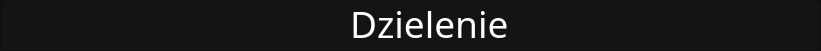
     <widget class="QFrame" name="frame_7">
      <property name="geometry">
       <rect>
        <x>-1</x>
        <y>241</y>
        <width>821</width>
        <height>51</height>
       </rect>
      </property>
      <property name="styleSheet">
       <string notr="true">background-color: rgb(20,20,20);</string>
      </property>
      <property name="frameShape">
       <enum>QFrame::StyledPanel</enum>
      </property>
      <property name="frameShadow">
       <enum>QFrame::Raised</enum>
      </property>
      <widget class="QLabel" name="label_9">
       <property name="geometry">
        <rect>
         <x>350</x>
         <y>-2</y>
         <width>231</width>
         <height>51</height>
        </rect>
       </property>
       <property name="font">
        <font>
         <family>Athiti</family>
         <pointsize>28</pointsize>
        </font>
       </property>
       <property name="styleSheet">
        <string notr="true">color: rgb(255,255,255);</string>
       </property>
       <property name="text">
        <string>Dzielenie</string>
       </property>
      </widget>
      <widget class="QFrame" name="frame_8">
       <property name="geometry">
        <rect>
         <x>0</x>
         <y>260</y>
         <width>641</width>
         <height>51</height>
        </rect>
       </property>
       <property name="styleSheet">
        <string notr="true">background-color: rgb(102,102,102);</string>
       </property>
       <property name="frameShape">
        <enum>QFrame::StyledPanel</enum>
       </property>
       <property name="frameShadow">
        <enum>QFrame::Raised</enum>
       </property>
       <widget class="QLabel" name="label_10">
        <property name="geometry">
         <rect>
          <x>225</x>
          <y>-2</y>
          <width>201</width>
          <height>51</height>
         </rect>
        </property>
        <property name="font">
         <font>
          <family>Athiti</family>
          <pointsize>28</pointsize>
         </font>
        </property>
        <property name="styleSheet">
         <string notr="true">color: rgb(255,255,255);</string>
        </property>
        <property name="text">
         <string>Dodawanie</string>
        </property>
       </widget>
      </widget>
      <widget class="QWidget" name="layoutWidget_13">
       <property name="geometry">
        <rect>
         <x>178</x>
         <y>150</y>
         <width>171</width>
         <height>31</height>
        </rect>
       </property>
       <layout class="QHBoxLayout" name="horizontalLayout_16">
        <item>
         <widget class="QLabel" name="label_240">
          <property name="styleSheet">
           <string notr="true">background-color: rgb(224,224,224);</string>
          </property>
          <property name="text">
           <string/>
          </property>
         </widget>
        </item>
        <item>
         <widget class="QLabel" name="label_241">
          <property name="styleSheet">
           <string notr="true">background-color: rgb(224,224,224);</string>
          </property>
          <property name="text">
           <string/>
          </property>
         </widget>
        </item>
        <item>
         <widget class="QLabel" name="label_242">
          <property name="styleSheet">
           <string notr="true">background-color: rgb(224,224,224);</string>
          </property>
          <property name="text">
           <string/>
          </property>
         </widget>
        </item>
        <item>
         <widget class="QLabel" name="label_243">
          <property name="styleSheet">
           <string notr="true">background-color: rgb(224,224,224);</string>
          </property>
          <property name="text">
           <string/>
          </property>
         </widget>
        </item>
        <item>
         <widget class="QLabel" name="label_244">
          <property name="styleSheet">
           <string notr="true">background-color: rgb(224,224,224);</string>
          </property>
          <property name="text">
           <string/>
          </property>
         </widget>
        </item>
        <item>
         <widget class="QLabel" name="label_245">
          <property name="styleSheet">
           <string notr="true">background-color: rgb(224,224,224);</string>
          </property>
          <property name="text">
           <string/>
          </property>
         </widget>
        </item>
        <item>
         <widget class="QLabel" name="label_246">
          <property name="styleSheet">
           <string notr="true">background-color: rgb(224,224,224);</string>
          </property>
          <property name="text">
           <string/>
          </property>
         </widget>
        </item>
        <item>
         <widget class="QLabel" name="label_251">
          <property name="styleSheet">
           <string notr="true">background-color: rgb(224,224,224);</string>
          </property>
          <property name="text">
           <string/>
          </property>
         </widget>
        </item>
       </layout>
      </widget>
      <widget class="QLabel" name="label_252">
       <property name="geometry">
        <rect>
         <x>41</x>
         <y>150</y>
         <width>71</width>
         <height>31</height>
        </rect>
       </property>
       <property name="font">
        <font>
         <family>Athiti</family>
         <pointsize>12</pointsize>
        </font>
       </property>
       <property name="text">
        <string>Składnik 1:</string>
       </property>
      </widget>
      <widget class="QWidget" name="layoutWidget_14">
       <property name="geometry">
        <rect>
         <x>390</x>
         <y>200</y>
         <width>501</width>
         <height>31</height>
        </rect>
       </property>
       <layout class="QHBoxLayout" name="horizontalLayout_17">
        <property name="rightMargin">
         <number>0</number>
        </property>
        <item>
         <widget class="QLabel" name="label_253">
          <property name="styleSheet">
           <string notr="true">background-color: rgb(224,224,224);</string>
          </property>
          <property name="text">
           <string/>
          </property>
         </widget>
        </item>
        <item>
         <widget class="QLabel" name="label_254">
          <property name="styleSheet">
           <string notr="true">background-color: rgb(224,224,224);</string>
          </property>
          <property name="text">
           <string/>
          </property>
         </widget>
        </item>
        <item>
         <widget class="QLabel" name="label_255">
          <property name="styleSheet">
           <string notr="true">background-color: rgb(224,224,224);</string>
          </property>
          <property name="text">
           <string/>
          </property>
         </widget>
        </item>
        <item>
         <widget class="QLabel" name="label_256">
          <property name="styleSheet">
           <string notr="true">background-color: rgb(224,224,224);</string>
          </property>
          <property name="text">
           <string/>
          </property>
         </widget>
        </item>
        <item>
         <widget class="QLabel" name="label_257">
          <property name="styleSheet">
           <string notr="true">background-color: rgb(224,224,224);</string>
          </property>
          <property name="text">
           <string/>
          </property>
         </widget>
        </item>
        <item>
         <widget class="QLabel" name="label_258">
          <property name="styleSheet">
           <string notr="true">background-color: rgb(224,224,224);</string>
          </property>
          <property name="text">
           <string/>
          </property>
         </widget>
        </item>
        <item>
         <widget class="QLabel" name="label_259">
          <property name="styleSheet">
           <string notr="true">background-color: rgb(224,224,224);</string>
          </property>
          <property name="text">
           <string/>
          </property>
         </widget>
        </item>
        <item>
         <widget class="QLabel" name="label_260">
          <property name="styleSheet">
           <string notr="true">background-color: rgb(224,224,224);</string>
          </property>
          <property name="text">
           <string/>
          </property>
         </widget>
        </item>
        <item>
         <widget class="QLabel" name="label_261">
          <property name="styleSheet">
           <string notr="true">background-color: rgb(224,224,224);</string>
          </property>
          <property name="text">
           <string/>
          </property>
         </widget>
        </item>
        <item>
         <widget class="QLabel" name="label_262">
          <property name="styleSheet">
           <string notr="true">background-color: rgb(224,224,224);</string>
          </property>
          <property name="text">
           <string/>
          </property>
         </widget>
        </item>
        <item>
         <widget class="QLabel" name="label_263">
          <property name="styleSheet">
           <string notr="true">background-color: rgb(224,224,224);</string>
          </property>
          <property name="text">
           <string/>
          </property>
         </widget>
        </item>
        <item>
         <widget class="QLabel" name="label_264">
          <property name="styleSheet">
           <string notr="true">background-color: rgb(224,224,224);</string>
          </property>
          <property name="text">
           <string/>
          </property>
         </widget>
        </item>
        <item>
         <widget class="QLabel" name="label_265">
          <property name="styleSheet">
           <string notr="true">background-color: rgb(224,224,224);</string>
          </property>
          <property name="text">
           <string/>
          </property>
         </widget>
        </item>
        <item>
         <widget class="QLabel" name="label_266">
          <property name="styleSheet">
           <string notr="true">background-color: rgb(224,224,224);</string>
          </property>
          <property name="text">
           <string/>
          </property>
         </widget>
        </item>
        <item>
         <widget class="QLabel" name="label_267">
          <property name="styleSheet">
           <string notr="true">background-color: rgb(224,224,224);</string>
          </property>
          <property name="text">
           <string/>
          </property>
         </widget>
        </item>
        <item>
         <widget class="QLabel" name="label_268">
          <property name="styleSheet">
           <string notr="true">background-color: rgb(224,224,224);</string>
          </property>
          <property name="text">
           <string/>
          </property>
         </widget>
        </item>
        <item>
         <widget class="QLabel" name="label_269">
          <property name="styleSheet">
           <string notr="true">background-color: rgb(224,224,224);</string>
          </property>
          <property name="text">
           <string/>
          </property>
         </widget>
        </item>
        <item>
         <widget class="QLabel" name="label_270">
          <property name="styleSheet">
           <string notr="true">background-color: rgb(224,224,224);</string>
          </property>
          <property name="text">
           <string/>
          </property>
         </widget>
        </item>
        <item>
         <widget class="QLabel" name="label_271">
          <property name="styleSheet">
           <string notr="true">background-color: rgb(224,224,224);</string>
          </property>
          <property name="text">
           <string/>
          </property>
         </widget>
        </item>
        <item>
         <widget class="QLabel" name="label_272">
          <property name="styleSheet">
           <string notr="true">background-color: rgb(224,224,224);</string>
          </property>
          <property name="text">
           <string/>
          </property>
         </widget>
        </item>
        <item>
         <widget class="QLabel" name="label_273">
          <property name="styleSheet">
           <string notr="true">background-color: rgb(224,224,224);</string>
          </property>
          <property name="text">
           <string/>
          </property>
         </widget>
        </item>
        <item>
         <widget class="QLabel" name="label_274">
          <property name="styleSheet">
           <string notr="true">background-color: rgb(224,224,224);</string>
          </property>
          <property name="text">
           <string/>
          </property>
         </widget>
        </item>
        <item>
         <widget class="QLabel" name="label_275">
          <property name="styleSheet">
           <string notr="true">background-color: rgb(224,224,224);</string>
          </property>
          <property name="text">
           <string/>
          </property>
         </widget>
        </item>
       </layout>
      </widget>
      <widget class="QLabel" name="label_276">
       <property name="geometry">
        <rect>
         <x>133</x>
         <y>200</y>
         <width>16</width>
         <height>29</height>
        </rect>
       </property>
       <property name="styleSheet">
        <string notr="true">background-color: rgb(224,224,224);</string>
       </property>
       <property name="text">
        <string/>
       </property>
      </widget>
      <widget class="QLabel" name="label_277">
       <property name="geometry">
        <rect>
         <x>133</x>
         <y>150</y>
         <width>16</width>
         <height>29</height>
        </rect>
       </property>
       <property name="styleSheet">
        <string notr="true">background-color: rgb(224,224,224);</string>
       </property>
       <property name="text">
        <string/>
       </property>
      </widget>
      <widget class="QLabel" name="label_278">
       <property name="geometry">
        <rect>
         <x>41</x>
         <y>200</y>
         <width>71</width>
         <height>31</height>
        </rect>
       </property>
       <property name="font">
        <font>
         <family>Athiti</family>
         <pointsize>12</pointsize>
        </font>
       </property>
       <property name="text">
        <string>Składnik 2:</string>
       </property>
      </widget>
      <widget class="QWidget" name="layoutWidget_15">
       <property name="geometry">
        <rect>
         <x>178</x>
         <y>200</y>
         <width>171</width>
         <height>31</height>
        </rect>
       </property>
       <layout class="QHBoxLayout" name="horizontalLayout_18">
        <item>
         <widget class="QLabel" name="label_279">
          <property name="styleSheet">
           <string notr="true">background-color: rgb(224,224,224);</string>
          </property>
          <property name="text">
           <string/>
          </property>
         </widget>
        </item>
        <item>
         <widget class="QLabel" name="label_280">
          <property name="styleSheet">
           <string notr="true">background-color: rgb(224,224,224);</string>
          </property>
          <property name="text">
           <string/>
          </property>
         </widget>
        </item>
        <item>
         <widget class="QLabel" name="label_281">
          <property name="styleSheet">
           <string notr="true">background-color: rgb(224,224,224);</string>
          </property>
          <property name="text">
           <string/>
          </property>
         </widget>
        </item>
        <item>
         <widget class="QLabel" name="label_282">
          <property name="styleSheet">
           <string notr="true">background-color: rgb(224,224,224);</string>
          </property>
          <property name="text">
           <string/>
          </property>
         </widget>
        </item>
        <item>
         <widget class="QLabel" name="label_283">
          <property name="styleSheet">
           <string notr="true">background-color: rgb(224,224,224);</string>
          </property>
          <property name="text">
           <string/>
          </property>
         </widget>
        </item>
        <item>
         <widget class="QLabel" name="label_284">
          <property name="styleSheet">
           <string notr="true">background-color: rgb(224,224,224);</string>
          </property>
          <property name="text">
           <string/>
          </property>
         </widget>
        </item>
        <item>
         <widget class="QLabel" name="label_285">
          <property name="styleSheet">
           <string notr="true">background-color: rgb(224,224,224);</string>
          </property>
          <property name="text">
           <string/>
          </property>
         </widget>
        </item>
        <item>
         <widget class="QLabel" name="label_286">
          <property name="styleSheet">
           <string notr="true">background-color: rgb(224,224,224);</string>
          </property>
          <property name="text">
           <string/>
          </property>
         </widget>
        </item>
       </layout>
      </widget>
      <widget class="QWidget" name="layoutWidget_16">
       <property name="geometry">
        <rect>
         <x>390</x>
         <y>150</y>
         <width>501</width>
         <height>31</height>
        </rect>
       </property>
       <layout class="QHBoxLayout" name="horizontalLayout_19">
        <property name="rightMargin">
         <number>0</number>
        </property>
        <item>
         <widget class="QLabel" name="label_287">
          <property name="styleSheet">
           <string notr="true">background-color: rgb(224,224,224);</string>
          </property>
          <property name="text">
           <string/>
          </property>
         </widget>
        </item>
        <item>
         <widget class="QLabel" name="label_288">
          <property name="styleSheet">
           <string notr="true">background-color: rgb(224,224,224);</string>
          </property>
          <property name="text">
           <string/>
          </property>
         </widget>
        </item>
        <item>
         <widget class="QLabel" name="label_289">
          <property name="styleSheet">
           <string notr="true">background-color: rgb(224,224,224);</string>
          </property>
          <property name="text">
           <string/>
          </property>
         </widget>
        </item>
        <item>
         <widget class="QLabel" name="label_290">
          <property name="styleSheet">
           <string notr="true">background-color: rgb(224,224,224);</string>
          </property>
          <property name="text">
           <string/>
          </property>
         </widget>
        </item>
        <item>
         <widget class="QLabel" name="label_291">
          <property name="styleSheet">
           <string notr="true">background-color: rgb(224,224,224);</string>
          </property>
          <property name="text">
           <string/>
          </property>
         </widget>
        </item>
        <item>
         <widget class="QLabel" name="label_292">
          <property name="styleSheet">
           <string notr="true">background-color: rgb(224,224,224);</string>
          </property>
          <property name="text">
           <string/>
          </property>
         </widget>
        </item>
        <item>
         <widget class="QLabel" name="label_293">
          <property name="styleSheet">
           <string notr="true">background-color: rgb(224,224,224);</string>
          </property>
          <property name="text">
           <string/>
          </property>
         </widget>
        </item>
        <item>
         <widget class="QLabel" name="label_294">
          <property name="styleSheet">
           <string notr="true">background-color: rgb(224,224,224);</string>
          </property>
          <property name="text">
           <string/>
          </property>
         </widget>
        </item>
        <item>
         <widget class="QLabel" name="label_295">
          <property name="styleSheet">
           <string notr="true">background-color: rgb(224,224,224);</string>
          </property>
          <property name="text">
           <string/>
          </property>
         </widget>
        </item>
        <item>
         <widget class="QLabel" name="label_296">
          <property name="styleSheet">
           <string notr="true">background-color: rgb(224,224,224);</string>
          </property>
          <property name="text">
           <string/>
          </property>
         </widget>
        </item>
        <item>
         <widget class="QLabel" name="label_297">
          <property name="styleSheet">
           <string notr="true">background-color: rgb(224,224,224);</string>
          </property>
          <property name="text">
           <string/>
          </property>
         </widget>
        </item>
        <item>
         <widget class="QLabel" name="label_298">
          <property name="styleSheet">
           <string notr="true">background-color: rgb(224,224,224);</string>
          </property>
          <property name="text">
           <string/>
          </property>
         </widget>
        </item>
        <item>
         <widget class="QLabel" name="label_299">
          <property name="styleSheet">
           <string notr="true">background-color: rgb(224,224,224);</string>
          </property>
          <property name="text">
           <string/>
          </property>
         </widget>
        </item>
        <item>
         <widget class="QLabel" name="label_300">
          <property name="styleSheet">
           <string notr="true">background-color: rgb(224,224,224);</string>
          </property>
          <property name="text">
           <string/>
          </property>
         </widget>
        </item>
        <item>
         <widget class="QLabel" name="label_301">
          <property name="styleSheet">
           <string notr="true">background-color: rgb(224,224,224);</string>
          </property>
          <property name="text">
           <string/>
          </property>
         </widget>
        </item>
        <item>
         <widget class="QLabel" name="label_302">
          <property name="styleSheet">
           <string notr="true">background-color: rgb(224,224,224);</string>
          </property>
          <property name="text">
           <string/>
          </property>
         </widget>
        </item>
        <item>
         <widget class="QLabel" name="label_303">
          <property name="styleSheet">
           <string notr="true">background-color: rgb(224,224,224);</string>
          </property>
          <property name="text">
           <string/>
          </property>
         </widget>
        </item>
        <item>
         <widget class="QLabel" name="label_304">
          <property name="styleSheet">
           <string notr="true">background-color: rgb(224,224,224);</string>
          </property>
          <property name="text">
           <string/>
          </property>
         </widget>
        </item>
        <item>
         <widget class="QLabel" name="label_305">
          <property name="styleSheet">
           <string notr="true">background-color: rgb(224,224,224);</string>
          </property>
          <property name="text">
           <string/>
          </property>
         </widget>
        </item>
        <item>
         <widget class="QLabel" name="label_306">
          <property name="styleSheet">
           <string notr="true">background-color: rgb(224,224,224);</string>
          </property>
          <property name="text">
           <string/>
          </property>
         </widget>
        </item>
        <item>
         <widget class="QLabel" name="label_307">
          <property name="styleSheet">
           <string notr="true">background-color: rgb(224,224,224);</string>
          </property>
          <property name="text">
           <string/>
          </property>
         </widget>
        </item>
        <item>
         <widget class="QLabel" name="label_308">
          <property name="styleSheet">
           <string notr="true">background-color: rgb(224,224,224);</string>
          </property>
          <property name="text">
           <string/>
          </property>
         </widget>
        </item>
        <item>
         <widget class="QLabel" name="label_309">
          <property name="styleSheet">
           <string notr="true">background-color: rgb(224,224,224);</string>
          </property>
          <property name="text">
           <string/>
          </property>
         </widget>
        </item>
       </layout>
      </widget>
     </widget>
